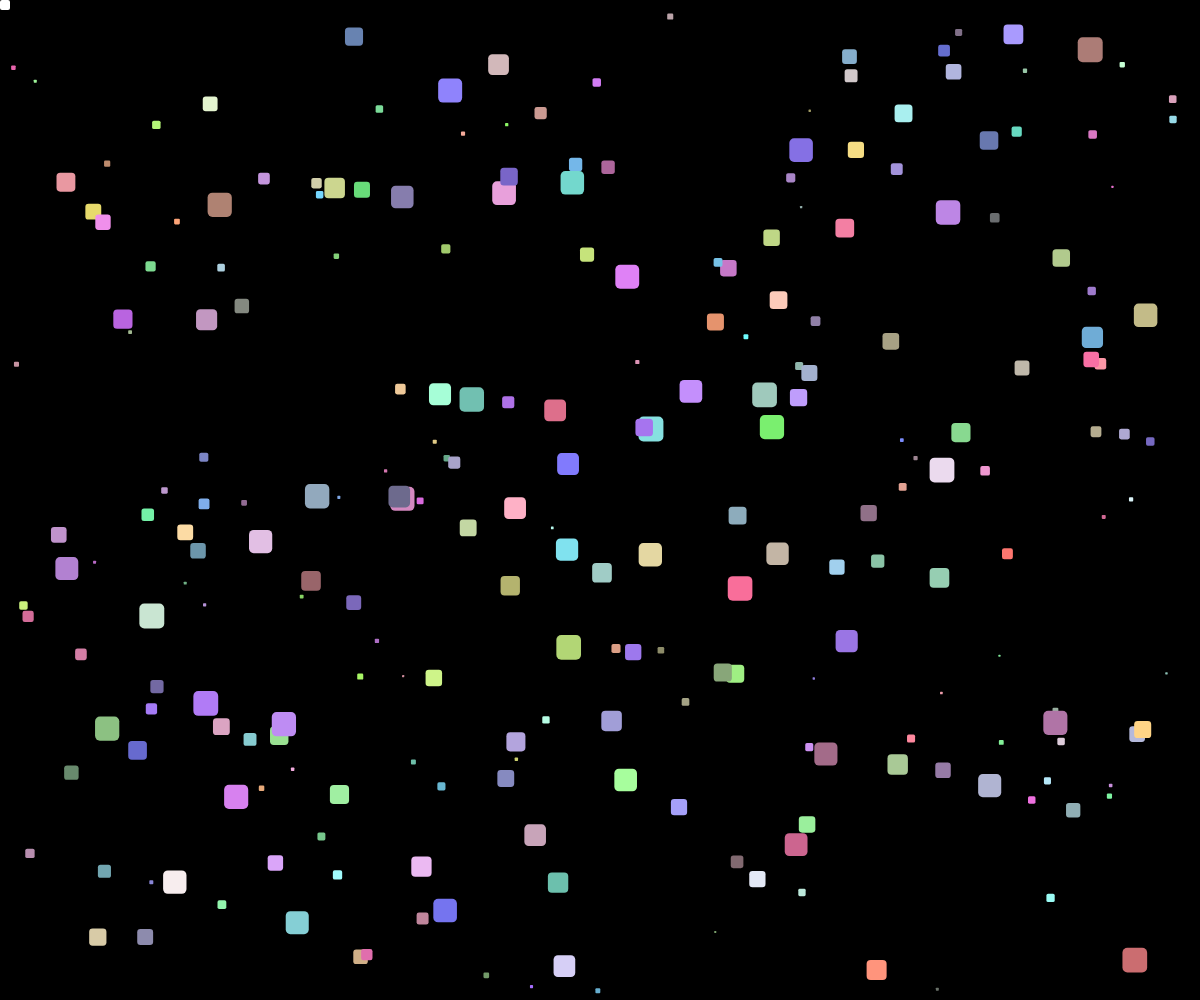
Frame 1 (no input)
Frame 60 (no input): identical to frame 1, image omitted
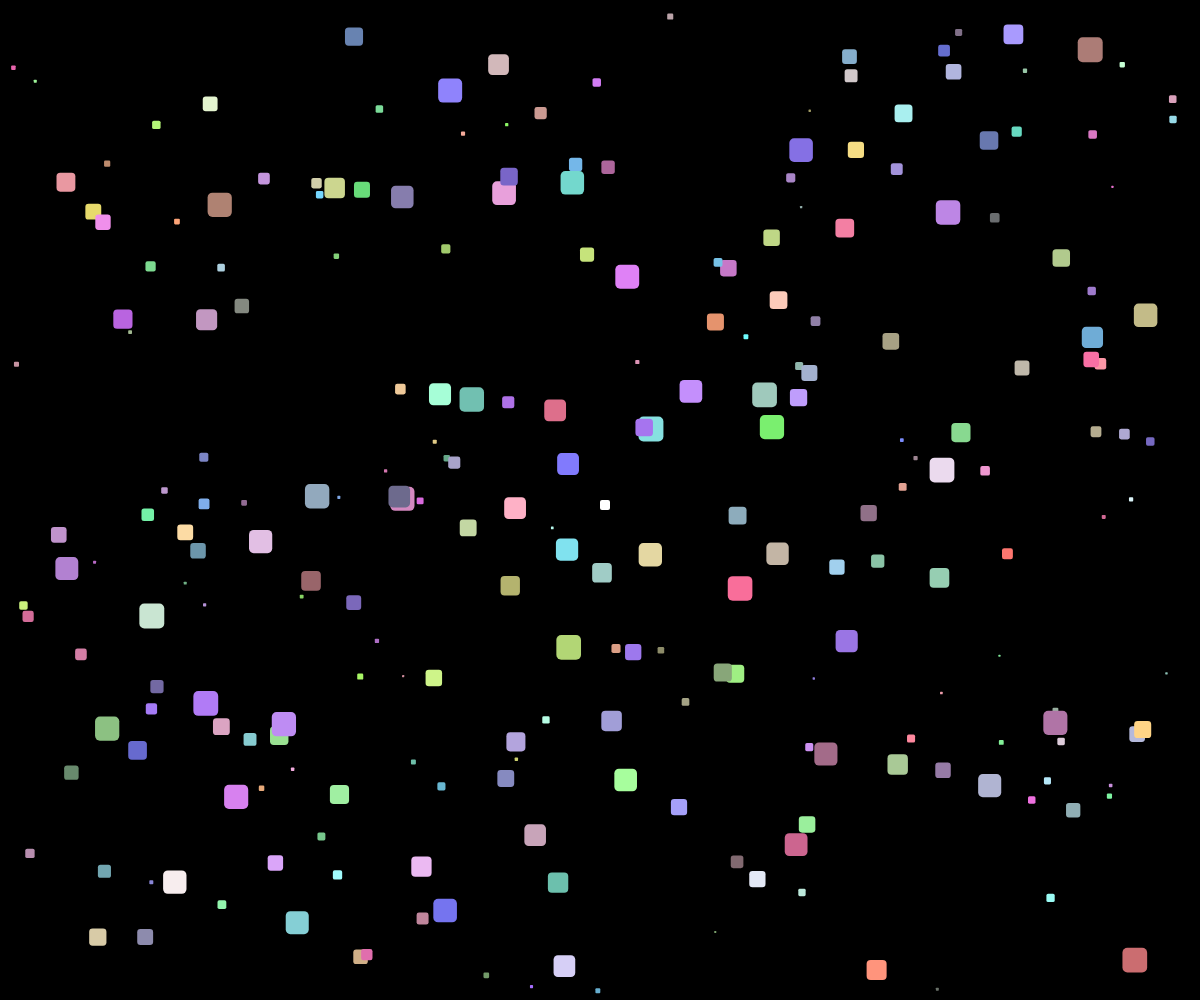
Frame 120 (the mouse pressed at the canvas centre since frame 60)

The p5.js sketch that drew these frames (run headless with seeded random() and noise() and a simulated clock; from frame 60 on, the mouse is pressed at the canvas centre):

// p5.js sketch
// ── sketch.js
//array to hold treasure data
let treasure = [];
//variable to hold player data
let player;
//set player width:
let pW = 10;
//declare treasure width:
let tW;
//declare number of treasures
let treasures;
//specify speed of player for keyboard controls
let speed = pW*1.25;

function setup() {
  //full size canvas
  createCanvas(windowWidth, windowHeight);
  noCursor();
  treasures = windowWidth/5;
  
  //add specified number of 'treasures' data to the treasure array with random placement between 0 and the width/height minus the width/height of the treasure  
  for (i=0;i<treasures;i++) {
    tW = random(2,25);
    treasure.push(new Box(random(tW*2, width-tW*2), random(tW, height-tW*2), tW, 'random'));
  }
  
  
  //assign the player data
  player = new Box(10, 10, pW, 255);
}

function draw() {
  background(0);
  noStroke();
  //method to show player (defined in Box.js)
  player.display();
  
  //loop to display all treasures in the treasure array
  for (i=0; i<treasure.length; i++) {
    treasure[i].display();
  }
  
  //logic to see if any treasure is touching the player, if true, remove that treasure from the array
  for (i=0; i<treasure.length; i++) {
    if (treasure[i].touching() == true) {
      treasure.splice(i, 1);
    }
  }
  
  //if there are no more treasures, display "You Win!"  
  if (treasure.length == 0) {
    fill("green");
    textAlign(CENTER, CENTER);
    textSize(30);
    text("You Win!", width/2, height/2);
    player.win();
  }
}

//movement logic for player
function keyPressed() {
  if (key == "w" || keyCode == UP_ARROW) {
    player.y -= speed;
  }
  if (key == "s" || keyCode == DOWN_ARROW) {
    player.y += speed;
  }
  if (key == "d" || keyCode == RIGHT_ARROW) {
    player.x += speed;
  }
  if (key == "a" || keyCode == LEFT_ARROW) {
    player.x -= speed;
  }
}


//make mobile/keyboardless friendly
function mouseMoved() {
  player.x = mouseX
  player.y = mouseY;
}

// ── Box.js
class Box {
  constructor(x, y, w, c) {
    this.x = x;
    this.y = y;
    this.w = w;    
    this.c = c;
    this.r = random(100, 255);
    this.g = random(100, 255);
    this.b = random(100, 255);
  }
  
  display() {
    if (this.c == 255) {
      fill(this.c);    
    } else if (this.c == "win") {
      fill(random(255), random(255), random(255));
    } else {
      fill(this.r, this.g, this.b);
    }
    square(this.x, this.y, this.w, this.w/5)
  }
  
  touching() {
    if (this.x < player.x+player.w && 
        this.y < player.y+player.w && 
        this.y+this.w > player.y && 
        this.x+this.w > player.x) {
          if (this.w <= player.w) {
            player.w += 1.5/treasure[i].w;
            return true;
          }
        }
  }
  
  win() {
    player.c = "win"
  }
}
// ── style.css
html, body {
  margin: 0;
  padding: 0;
  overflow: hidden;
  overscroll-behavior: none;
}
canvas {
  display: block;
}
